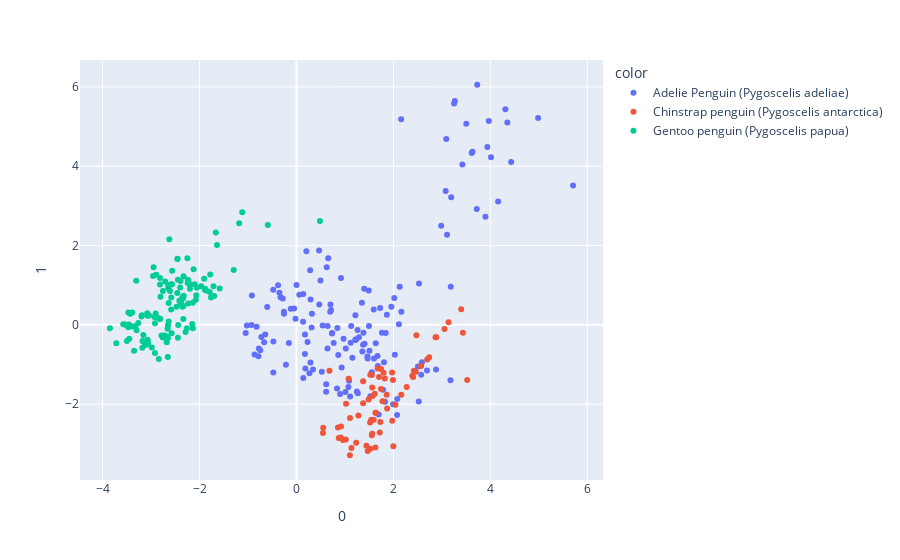

Source (notebook cell):
### Code cell
import plotly.express as px
from sklearn.decomposition import PCA

pca = PCA(n_components=2)
components = pca.fit_transform(normalized_bumb_df)

fig = px.scatter(components, x=0, y=1, color=df['Species'])
fig.show()
